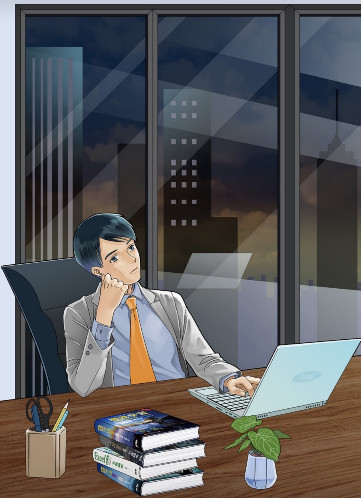
#> input picture sources/ch19Histogram/office.jpg, 361 x 498 px
$ python ch19_18.py
#> lines starting #> are read from the running program, lines starting #| are printed output that depends on the picture
# ch19_18.py
import cv2

src = cv2.imread("office.jpg",cv2.IMREAD_GRAYSCALE)
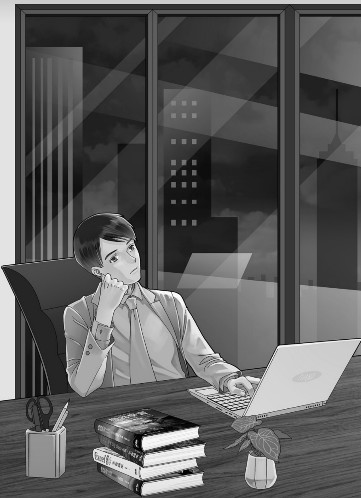
#> src: shape (498, 361); min 0, max 255, mean 92.8
cv2.imshow("Src",src)
equ = cv2.equalizeHist(src)             # 直方圖均衡化
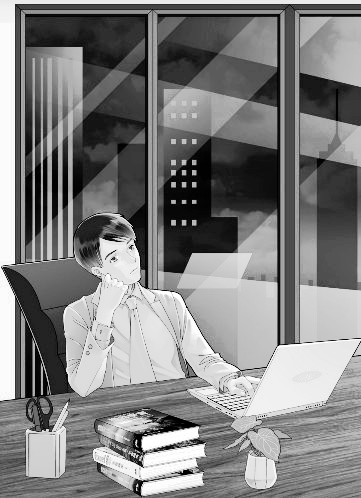
#> equ: shape (498, 361); min 0, max 255, mean 128.4
cv2.imshow("euualizeHist",equ)

cv2.waitKey(0)
cv2.destroyAllWindows()

$ run again, with sources/ch19Histogram/macau.jpg copied over sources/ch19Histogram/office.jpg
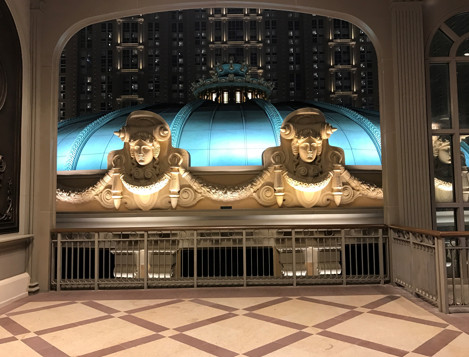
#> input picture sources/ch19Histogram/macau.jpg, 469 x 357 px
#> `src = cv2.imread("office.jpg",cv2.IMREAD_GRAYSCALE)`:
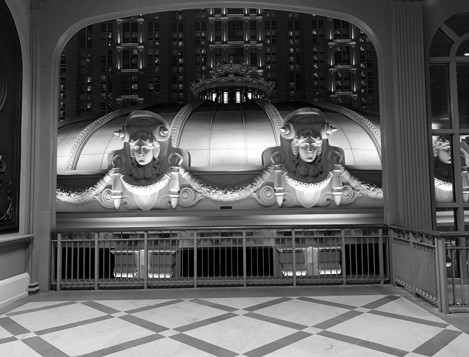
#> src: shape (357, 469); min 0, max 255, mean 92.5
#> `equ = cv2.equalizeHist(src)`:
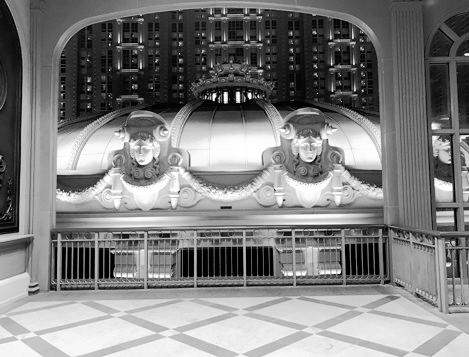
#> equ: shape (357, 469); min 0, max 255, mean 127.1

$ run again, with sources/ch19Histogram/shan.jpg copied over sources/ch19Histogram/office.jpg
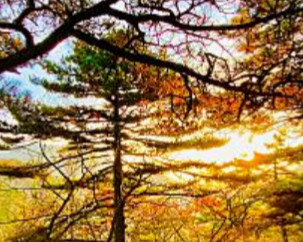
#> input picture sources/ch19Histogram/shan.jpg, 303 x 242 px
#> `src = cv2.imread("office.jpg",cv2.IMREAD_GRAYSCALE)`:
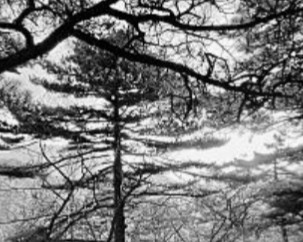
#> src: shape (242, 303); min 0, max 255, mean 122.9

$ run again, with sources/ch19Histogram/snow.jpg copied over sources/ch19Histogram/office.jpg
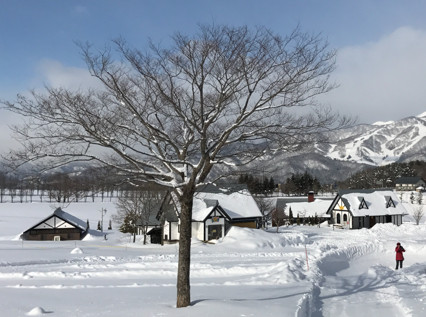
#> input picture sources/ch19Histogram/snow.jpg, 426 x 317 px
#> `src = cv2.imread("office.jpg",cv2.IMREAD_GRAYSCALE)`:
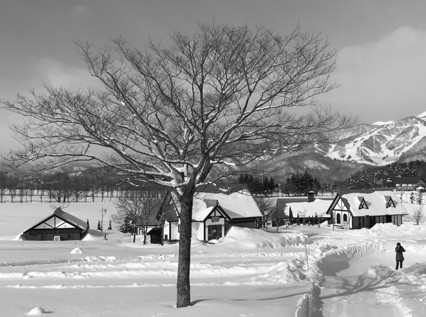
#> src: shape (317, 426); min 0, max 255, mean 147.4
#> `equ = cv2.equalizeHist(src)`:
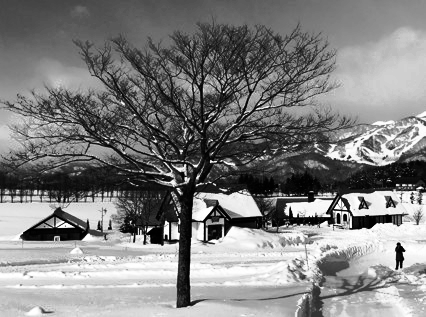
#> equ: shape (317, 426); min 0, max 255, mean 128.3
